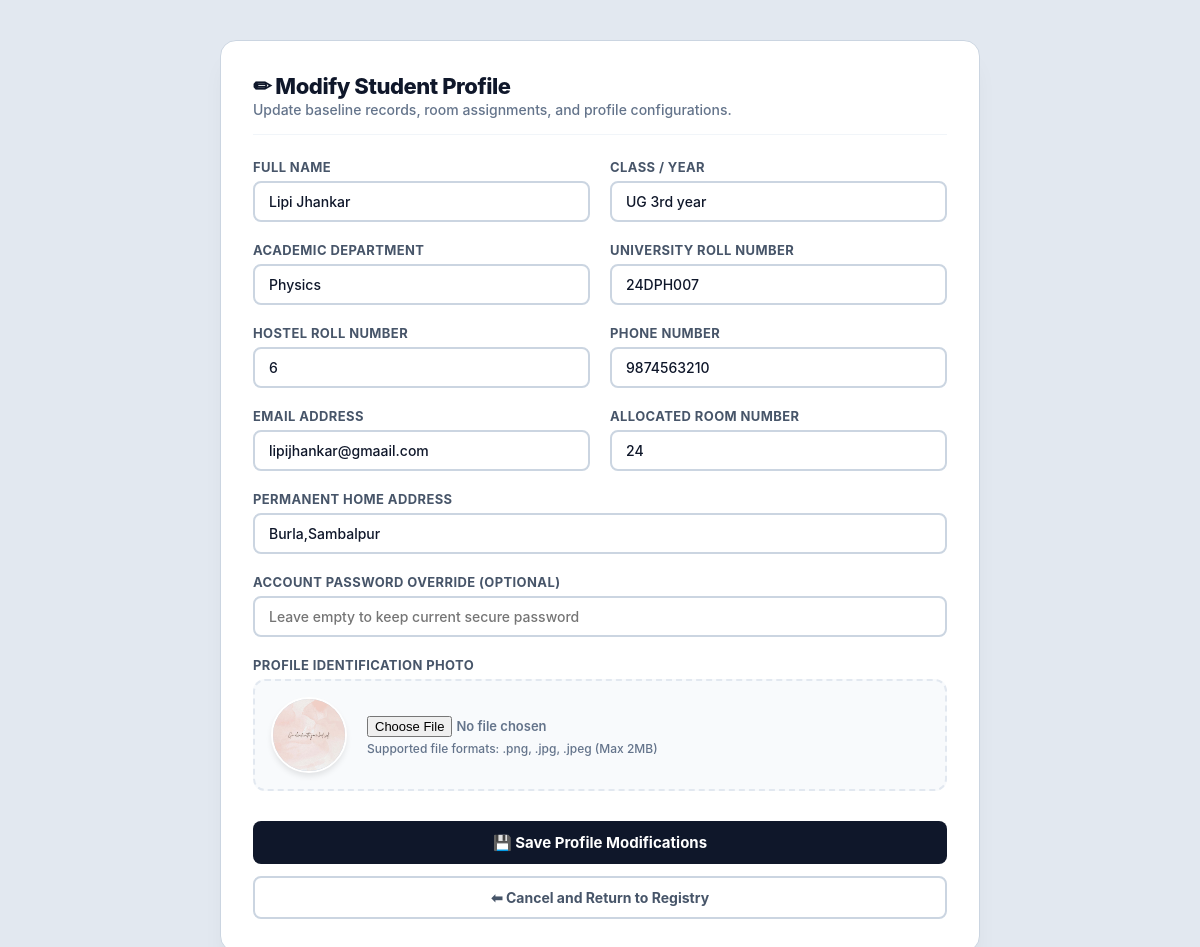
The page /admin/edit_student.php?id=6 (signed in) on the database its author committed.
### tables this page shows
CREATE TABLE `student` (
  `id` int(11) NOT NULL,
  `name` varchar(100) NOT NULL,
  `class` varchar(50) DEFAULT NULL,
  `department` varchar(100) DEFAULT NULL,
  `university_roll` varchar(50) DEFAULT NULL,
  `hostel_roll` varchar(50) NOT NULL,
  `phone` varchar(15) DEFAULT NULL,
  `email` varchar(100) DEFAULT NULL,
  `room_number` varchar(20) DEFAULT NULL,
  `address` text DEFAULT NULL,
  `password` varchar(255) NOT NULL,
  `photo` varchar(255) DEFAULT NULL,
  `status` enum('active','blocked') DEFAULT 'active',
  `block_reason` text DEFAULT NULL,
  `reset_otp` varchar(6) DEFAULT NULL,
  `otp_expiry` datetime DEFAULT NULL
);

### admin/edit_student.php (the view, shortened to what this page needs)
<?php
require_once __DIR__ . "/../config/db_connect.php";
$id = intval($_GET['id']);
$stmt = $pdo->prepare("SELECT * FROM student WHERE id = :id");
$stmt->execute(['id' => $id]);
$data = $stmt->fetch(PDO::FETCH_ASSOC);
?>
<!DOCTYPE html>
<html lang="en">
<head>
</head>
<body>
    <div class="container">
        <div class="header-box">
            <h2>✏ Modify Student Profile</h2>
            <p>Update baseline records, room assignments, and profile configurations.</p>
        </div>
        <form method="POST" enctype="multipart/form-data">
            <div class="form-grid">
                <div class="form-group">
                    <label>Full Name</label>
                    <input type="text" name="name" value="<?php echo htmlspecialchars($data['name']); ?>" required>
                </div>
                <div class="form-group">
                    <label>Class / Year</label>
                    <input type="text" name="class" value="<?php echo htmlspecialchars($data['class']); ?>" required>
                </div>
                <div class="form-group">
                    <label>Academic Department</label>
                    <input type="text" name="department" value="<?php echo htmlspecialchars($data['department']); ?>" required>
                </div>
                <div class="form-group">
                    <label>University Roll Number</label>
                    <input type="text" name="university_roll" value="<?php echo htmlspecialchars($data['university_roll']); ?>" required>
                </div>
                <div class="form-group">
                    <label>Hostel Roll Number</label>
                    <input type="text" name="hostel_roll" value="<?php echo htmlspecialchars($data['hostel_roll']); ?>" oninput="this.value = this.value.toUpperCase()" required>
                </div>
                <div class="form-group">
                    <label>Phone Number</label>
                    <input type="text" name="phone" maxlength="10" oninput="this.value = this.value.replace(/[^0-9]/g,'')" value="<?php echo htmlspecialchars($data['phone']); ?>" required>
                </div>
                <div class="form-group">
                    <label>Email Address</label>
                    <input type="email" name="email" value="<?php echo htmlspecialchars($data['email']); ?>" required>
                </div>
                <div class="form-group">
                    <label>Allocated Room Number</label>
                    <input type="text" name="room_number" value="<?php echo htmlspecialchars($data['room_number']); ?>" required>
                </div>
                <div class="form-group full-width">
                    <label>Permanent Home Address</label>
                    <input type="text" name="address" value="<?php echo htmlspecialchars($data['address']); ?>" required>
                </div>
                <div class="form-group full-width">
                    <label>Account Password Override (Optional)</label>
                    <input type="password" name="password" placeholder="Leave empty to keep current secure password">
                </div>
                <div class="form-group full-width">
                    <label>Profile Identification Photo</label>
                    <div class="avatar-manager-box">
                        <?php
                        $avatarSource = !empty($data['photo']) ? "../" . $data['photo'] : "uploads/students/default.png";
                        ?>
                        <img src="<?php echo htmlspecialchars($avatarSource); ?>" class="current-avatar" alt="Current Photo">
                        <div class="file-upload-interaction">
                            <input type="file" name="photo" accept=".png, .jpg, .jpeg">
                            <p style="font-size: 12px; color: #64748B; margin-top: 4px; font-weight: 500;">Supported file formats: .png, .jpg, .jpeg (Max 2MB)</p>
                        </div>
                    </div>
                </div>
                <div class="full-width">
                    <button type="submit" class="btn-submit">💾 Save Profile Modifications</button>
                </div>
            </div>
        </form>
        <a href="students.php" class="btn-back">⬅ Cancel and Return to Registry</a>
    </div>
</body>
</html>

### admin/edit_student.php (style rules this page uses)
* { margin: 0; padding: 0; box-sizing: border-box; font-family: 'Inter', 'Segoe UI', -apple-system, sans-serif; }
body { background: #E2E8F0; color: #0F172A; padding: 40px 24px; min-height: 100vh; display: flex; align-items: center; justify-content: center; }
.container { width: 100%; max-width: 760px; background: #FFFFFF; border: 1px solid #CBD5E1; padding: 32px; border-radius: 16px; box-shadow: 0 20px 25px -5px rgba(15, 23, 42, 0.05); }
.header-box { border-bottom: 1px solid #F1F5F9; padding-bottom: 16px; margin-bottom: 24px; }
.header-box h2 { font-size: 22px; font-weight: 800; color: #0F172A; letter-spacing: -0.02em; }
.header-box p { font-size: 14px; color: #64748B; margin-top: 2px; font-weight: 500; }
.form-grid { display: grid; grid-template-columns: 1fr 1fr; gap: 20px; }
.full-width { grid-column: span 2; }
.form-group { display: flex; flex-direction: column; gap: 6px; }
label { font-size: 13px; font-weight: 700; color: #475569; text-transform: uppercase; letter-spacing: 0.03em; }
input[type="text"], input[type="email"], input[type="password"] { width: 100%; padding: 10px 14px; border: 2px solid #CBD5E1; border-radius: 8px; font-size: 14px; font-weight: 500; color: #0F172A; outline: none; transition: all 0.15s; }
.avatar-manager-box { display: flex; align-items: center; gap: 20px; background: #F8FAFC; padding: 16px; border-radius: 12px; border: 2px dashed #E2E8F0; }
.current-avatar { width: 76px; height: 76px; border-radius: 50%; object-fit: cover; border: 2px solid #FFFFFF; box-shadow: 0 4px 6px -1px rgba(0, 0, 0, 0.1); background: #CBD5E1; }
input[type="file"] { font-size: 13px; color: #64748B; font-weight: 600; }
.btn-submit { width: 100%; padding: 12px; background: #0F172A; color: #FFFFFF; border: none; border-radius: 8px; font-size: 15px; font-weight: 700; cursor: pointer; transition: background 0.15s; margin-top: 10px; }
.btn-back { display: block; text-align: center; width: 100%; padding: 11px; background: #FFFFFF; color: #475569; border: 2px solid #CBD5E1; border-radius: 8px; font-size: 14px; font-weight: 700; text-decoration: none; margin-top: 12px; transition: all 0.15s; }

### rows shown on the page
student: name "Lipi Jhankar", class "UG 3rd year", department "Physics", university_roll "24DPH007", hostel_roll "6", phone "9874563210", email "lipijhankar@gmaail.com", room_number "24", address "Burla,Sambalpur", photo (picture)
